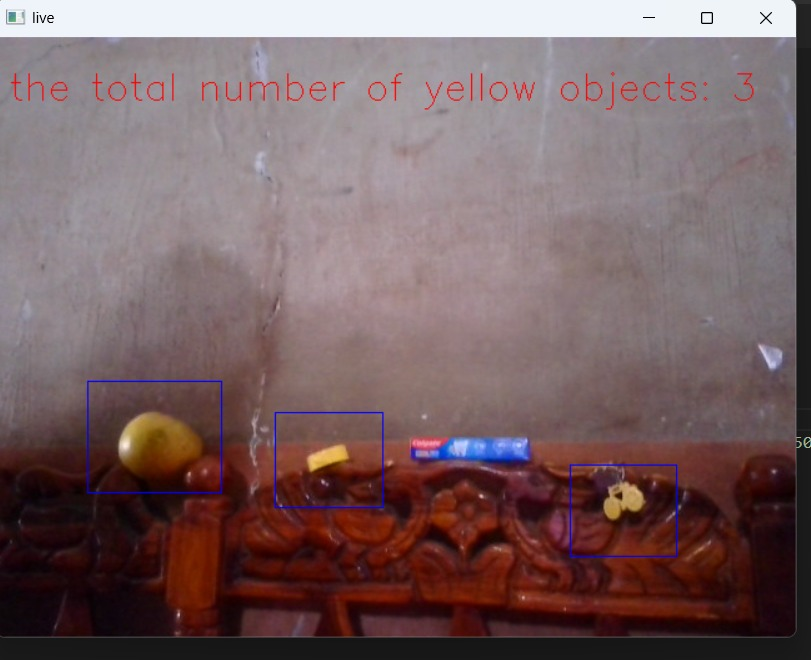
#> input picture WhatsApp Image 2025-06-22 at 13.12.09_d4f44204.jpg, 811 x 660 px, given in place of the camera
$ python yellow_object_detector.py
#> lines starting #> are read from the running program, lines starting #| are printed output that depends on the picture; after the words box and inside, x2 and y2 are one past the last pixel; in counts of white or black regions, pixels touching at a corner belong together
#Simple yellow object detector
import cv2
import numpy as np
video=cv2.VideoCapture(0)
low=np.array([20,100,100])
high=np.array([30,255,255])
while True:
    ret,frame=video.read()
#> frame is the input picture: shape (660, 811, 3); mean B, G, R 99.4, 97.5, 120
    frame_hsv=cv2.cvtColor(frame,cv2.COLOR_BGR2HSV)
#> frame_hsv: shape (660, 811, 3); mean H, S, V 107.6, 75.3, 121.7
    mask=cv2.inRange(frame_hsv,low,high)
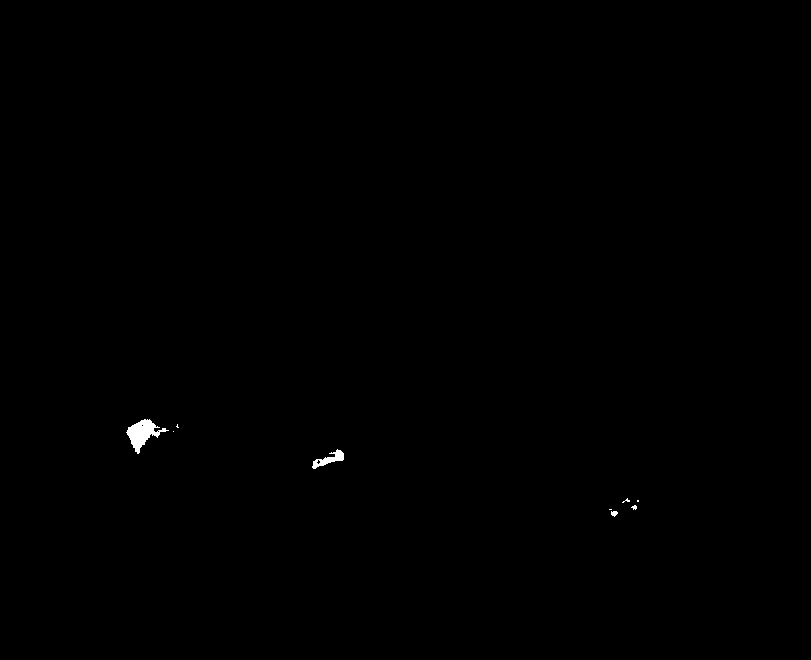
#> mask: shape (660, 811); 0.18% white; 9 white regions (6 under 20 px), largest, box (x1, y1, x2, y2) and area: (126, 419, 169, 454) 624, (312, 449, 344, 469) 245, (611, 511, 618, 517) 30
    mask_m=cv2.dilate(mask,np.ones((5,5),dtype="int"),iterations=15)
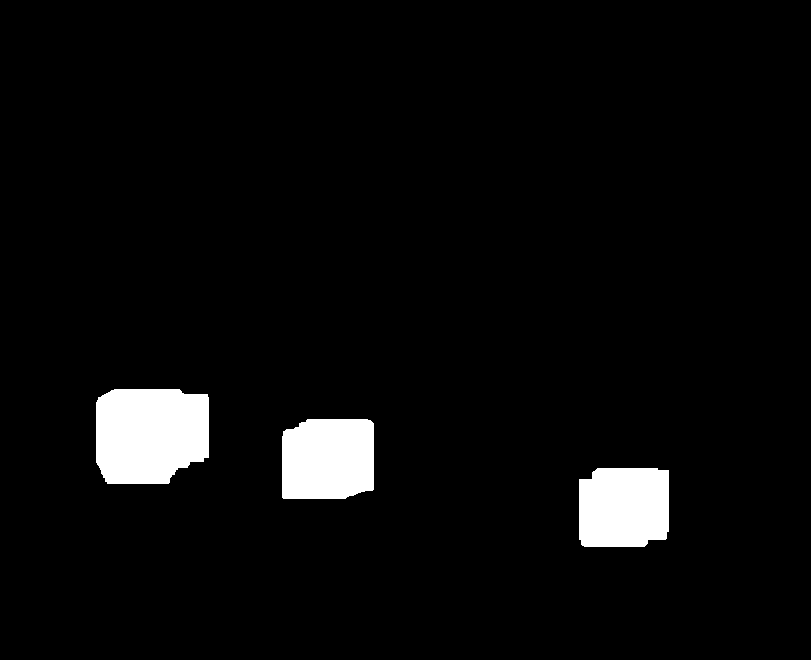
#> mask_m: shape (660, 811); 4.4% white; 3 white regions
    contours,_=cv2.findContours(mask_m,cv2.RETR_EXTERNAL,cv2.CHAIN_APPROX_SIMPLE)
#> contours = 3 contours; box (x1, y1, x2, y2) and area: (96, 389, 209, 484) 9472, (282, 419, 374, 499) 6834, (579, 468, 669, 547) 6584
    for cnt in contours:
        x1,y1,w,h=cv2.boundingRect(cnt)
        cv2.rectangle(frame,(x1,y1),(x1+w,y1+h),(255,0,0),1)
#> this loop made 3 passes
#> (x1, y1, w, h) on passes 1 to 3: (579, 468, 90, 79), (282, 419, 92, 80), (96, 389, 113, 95)
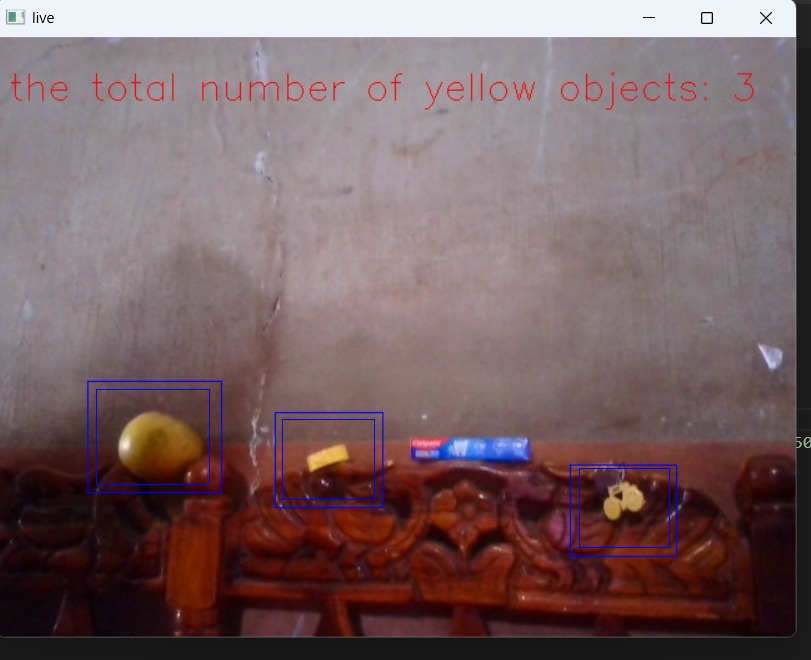
#> frame: shape (660, 811, 3); 0.21% of pixels changed, all inside (x1, y1, x2, y2) = (96, 389, 670, 548)
    cv2.putText(frame,f"the total number of yellow objects: {len(contours)}", (10,50),cv2.FONT_HERSHEY_SIMPLEX,1,(0,0,255),1)
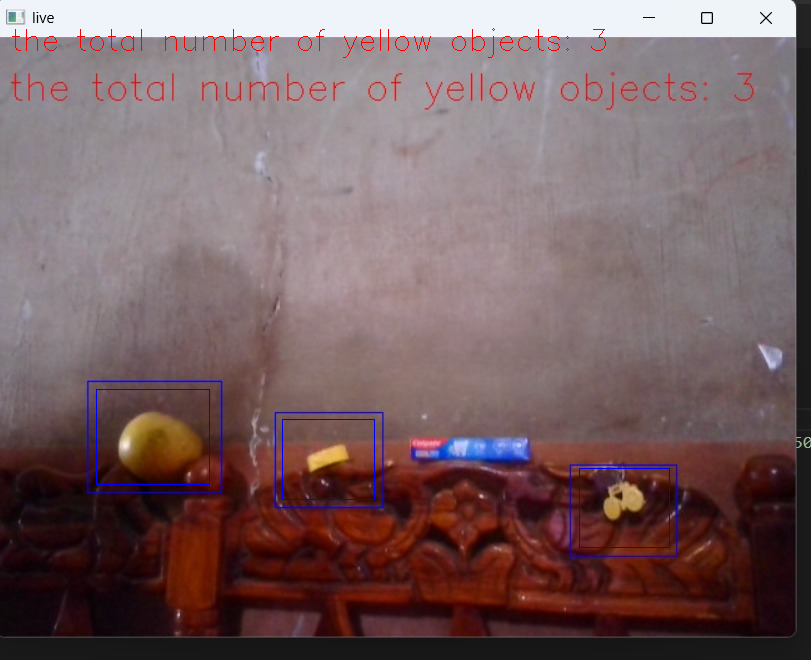
#> frame: shape (660, 811, 3); 0.22% of pixels changed, all inside (x1, y1, x2, y2) = (12, 28, 606, 58)
    cv2.imshow("live",frame)
    if cv2.waitKey(20) & 0xFF==ord("a"):
#> (key Esc is pressed here)
        break
video.release()
cv2.destroyAllWindows()
